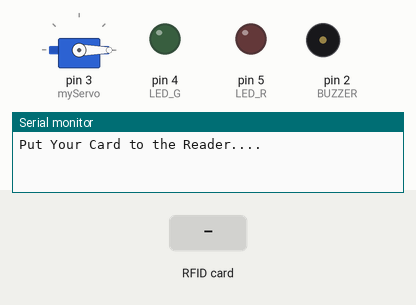
Bench run of a sketch on a simulated Arduino Uno, built with avr-gcc and run on an emulated ATmega328P. Shown: servo, output pins drawn as LEDs (lit = HIGH), buzzer (waves = sounding), the last lines printed to the serial monitor. The inputs (shaded band) are chosen by the test bench. Pins used as bus, display or sensor lines are not drawn.

Above: at 1.2 s.
1.3 s: RFID card 53 75 62 53 held to the reader
At 2.45 s:
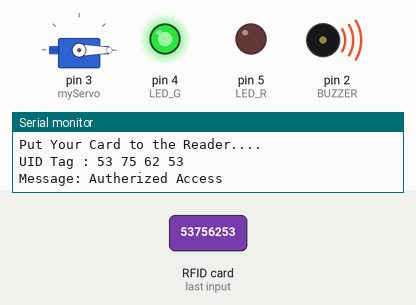
At 3.1 s:
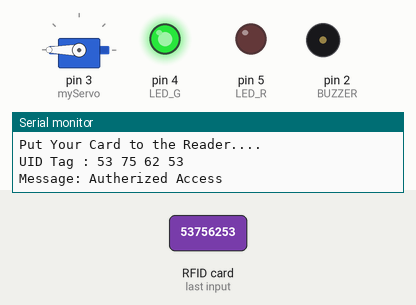
Timing chart, 0 to 9.1 s (numbered marks = the images above; inputs shaded):
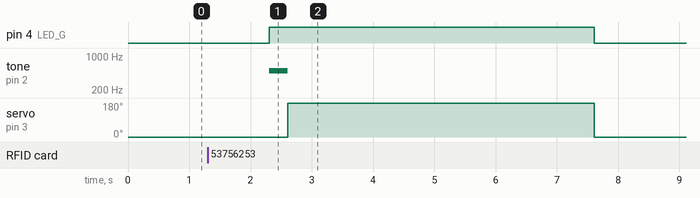

Measured:
- after the input at 1.3 s, pin 4 (LED_G): LOW → HIGH after 1.0 s, → LOW 5.3 s later; tone on pin 2 (BUZZER): silent → 500 Hz after 1.0 s, → silent 0.30 s later; servo on pin 3 (myServo): 0° → 180° after 1.3 s, → 0° 5.0 s later

The sketch:

Access_programm.ino
```cpp
#include <SPI.h>
#include <MFRC522.h>
#include <Servo.h>

#define SS_PIN 10
#define RST_PIN 9
#define LED_G 4
#define LED_R 5
#define BUZZER 2
MFRC522 mfrc522(SS_PIN, RST_PIN);
Servo myServo;


void setup() {
  // put your setup code here, to run once:
  Serial.begin(9600);
  SPI.begin();
  mfrc522.PCD_Init();
  myServo.attach(3);
  myServo.write(0);
  pinMode(LED_G, OUTPUT);
  pinMode(LED_R, OUTPUT);
  pinMode(BUZZER, OUTPUT);
  noTone(BUZZER);
  Serial.println("Put Your Card to the Reader....");
  Serial.println();
}

void loop() {
  // put your main code here, to run repeatedly:
  if ( ! mfrc522.PICC_IsNewCardPresent()) {
    return;
  }

  // Select one of the cards
  if ( ! mfrc522.PICC_ReadCardSerial()) {
    return;
  }
  Serial.print("UID Tag :");
  String content = "";
  byte letter;
  for (byte i = 0; i < mfrc522.uid.size; i++)
  {
    Serial.print(mfrc522.uid.uidByte[i] < 0x10 ? " 0" : " ");
    Serial.print(mfrc522.uid.uidByte[i], HEX);
    content.concat(String(mfrc522.uid.uidByte[i] < 0x10 ? " H6" : " "));
    content.concat(String(mfrc522.uid.uidByte[i], HEX));
  }
  Serial.println();
  Serial.print("Message: ");
  content.toUpperCase();
  if (content.substring(1) == "53 75 62 53")
  {
    Serial.println("Autherized Access");
    Serial.println();
    delay(1000);
    digitalWrite(LED_G, HIGH);
    tone(BUZZER, 500);
    delay(300);
    noTone(BUZZER);
    myServo.write(180);
    delay(5000);
    myServo.write(0);
    digitalWrite(LED_G, LOW);
  }
  else {
    Serial.println("Access Denied");
    digitalWrite(LED_R, HIGH);
    tone(BUZZER, 300);
    delay(1000);
    digitalWrite(LED_R, LOW);
    noTone(BUZZER);
  }
}
```
